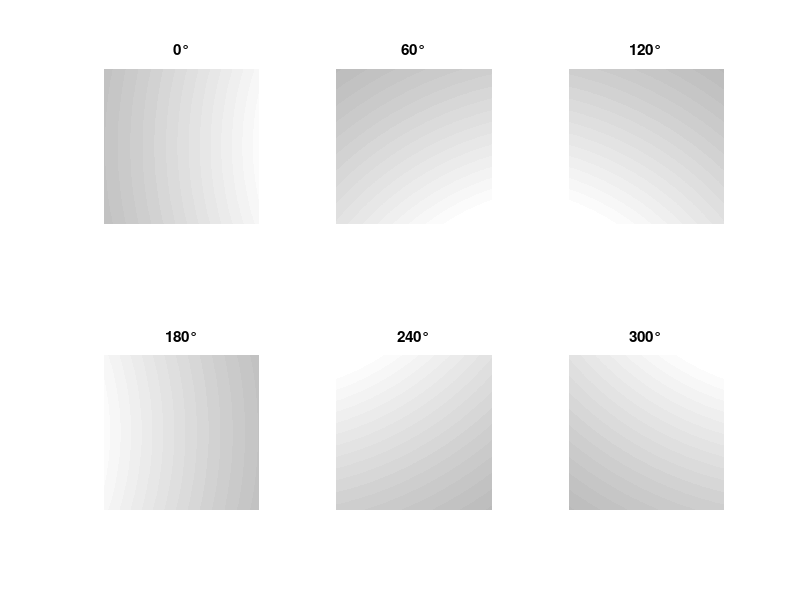

Source code (MATLAB): (Note: this script raises an error after producing the figure.)
%   Title: A new ring-light photometric stereo compensation method
%
%   Author: Hao Fan.
%   Created: March 25, 2020.

clear; close all; clc;
addpath(genpath(pwd));
%% ring-light photometric stereo with 6 lights following Quadratic attenuation
% 6对称光照方向，逆平方距离衰减
g_pic_num = 6;
shadowThresh = 0.01;

%% main light direction (光照方向)
L = zeros(3, g_pic_num);
Slant = 45;
Slant_sin = sin(Slant/180*pi);
Slant_cos = cos(Slant/180*pi);
for i = 1:g_pic_num
    Tilt = (i-1) * 360/g_pic_num;

    L(1,i) = Slant_sin * cos(Tilt/180*pi);
    L(2,i) = Slant_sin * sin(Tilt/180*pi);
    L(3,i) = Slant_cos;
end

%% Simulation for a flat plane. normal=(0,0,1) (图像仿真,仿真一个平面)
w1 = 600; h1 = 600;
[X,Y]= meshgrid(1:w1, 1:h1);

scale = 3; %6-5,3-10,2-15,1.5-20
x = (X - 300)/scale; %+-10 length(长)
y = (Y - 300)/scale; %+-10 width(宽)

r = 400; h = 400;
d1 = sqrt( (x - r).^2 + y.^2 + h^2 );
d2 = sqrt( (x - r/2).^2 + (y-sqrt(3)*r/2).^2 + h^2 );
d3 = sqrt( (x + r/2).^2 + (y-sqrt(3)*r/2).^2 + h^2 );
d4 = sqrt( (x + r).^2 + y.^2 + h^2 );
d5 = sqrt( (x + r/2).^2 + (y+sqrt(3)*r/2).^2 + h^2 );
d6 = sqrt( (x - r/2).^2 + (y+sqrt(3)*r/2).^2 + h^2 );

I0 = 10000; para_attenuation = 1;
I1 = I0./(d1.^para_attenuation);
I2 = I0./(d2.^para_attenuation);
I3 = I0./(d3.^para_attenuation);
I4 = I0./(d4.^para_attenuation);
I5 = I0./(d5.^para_attenuation);
I6 = I0./(d6.^para_attenuation);

% Adjust the imaging value in [0 255] (图像亮度调整到[0 255])
max_I = max([prctile(I1(:), 99),prctile(I2(:), 99),prctile(I3(:), 99),prctile(I4(:), 99),prctile(I5(:), 99),prctile(I6(:), 99)]);
I1 = I1/max_I * 255;
I2 = I2/max_I * 255;
I3 = I3/max_I * 255;
I4 = I4/max_I * 255;
I5 = I5/max_I * 255;
I6 = I6/max_I * 255;
figure; subplot(2,3,1); imshow(uint8(I1)); title('0°'); subplot(2,3,2); imshow(uint8(I2)); title('60°'); subplot(2,3,3); imshow(uint8(I3)); title('120°');
subplot(2,3,4); imshow(uint8(I4)); title('180°'); subplot(2,3,5); imshow(uint8(I5)); title('240°'); subplot(2,3,6); imshow(uint8(I6)); title('300°');

%% Read images (读入图片)
[M, N, C] = size(I1);
I = ones(M, N, g_pic_num);
I(:,:,1) = I1;
I(:,:,2) = I2;
I(:,:,3) = I3;
I(:,:,4) = I4;
I(:,:,5) = I5;
I(:,:,6) = I6;

%% Size of the image (图像的尺度信息)
[g_rows, g_cols] = size(I1);
g_length = g_rows * g_cols;

% Create a shadow mask.
shadow_mask = (I > shadowThresh);
se = strel('disk', 2);
for i = 1:g_pic_num
  % Erode the shadow map to handle de-mosaiking artifact near shadow boundary.
  shadow_mask(:,:,i) = imerode(shadow_mask(:,:,i), se);
end

[rho, n] = PhotometricStereo(I, shadow_mask, L);

%% Visualize the normal map. axis xy;
% N_RGB(:,:,1)  = (n(:,:,1) + 1) / 2;
% N_RGB(:,:,2)  = (n(:,:,2) + 1) / 2;
% N_RGB(:,:,3)  = n(:,:,3);
% figure; imshow(N_RGB); title('normal');
% figure; imshow(rho);

%% Estimate depth map from the normal vectors.
fprintf('Estimating depth map from normal vectors...\n');
p = -n(:,:,1) ./ n(:,:,3);
q = -n(:,:,2) ./ n(:,:,3);
p(isnan(p)) = 0; 
q(isnan(q)) = 0;

figure; subplot(1,2,1); mesh(p); title('Gradient p'); xlabel('x(pixel)'); ylabel('y(pixel)'); zlabel('p(pixel)');
subplot(1,2,2); mesh(q); title('Gradient q'); xlabel('x(pixel)'); ylabel('y(pixel)'); zlabel('q(pixel)');
set(gcf,'unit','centimeters','position',[10 5 11 5]);

%% integration
Height_poisson =poisson_solver_function_neumann(p, q);
% Height_poisson = flipud(Height_poisson);
% figure;mesh(Height_poisson); title('积分高度(像素)')

%% The propsed method to fit the bias. (拟合 y - namda * H  = a x.^2 + b y.^2 + c x + d y + f;)
index = floor(randi(length(Height_poisson(:)),200,1));
Height_diff = Height_poisson(index) - 0; % 像素尺度
[y, x] = ind2sub(size(Height_poisson), index); %ind2sub得到的是行列，注意 行列 与 xy 相反
AA = [x.^2, y.^2, x, y, ones(length(x),1)];

% 方法1：矩阵除法
para = AA \ Height_diff;

% Compute the corrected height (根据参数计算真实结果)
[m, n] = size(Height_poisson); %size 得到的是行列
[xx, yy] = meshgrid(1:n, 1:m);          %注意行、列，和x，y的对应关系 % 注意像素尺度，不能混淆！！
fitted_height = [xx(:).^2, yy(:).^2, xx(:), yy(:), ones(m*n,1)] * para(:);
Height_correct = Height_poisson(:) - fitted_height;
Height_correct = reshape(Height_correct, m, n);
fitted_height = reshape(fitted_height, m, n);

figure; subplot(1,4,1); mesh(Height_poisson); title('Initial Height'); xlabel('x(pixel)'); ylabel('y(pixel)'); zlabel('Initial Height(pixel)'); 
subplot(1,4,2); mesh(fitted_height); title('Fitted Bias Height'); xlabel('x(pixel)'); ylabel('y(pixel)'); zlabel('Fitted Height(pixel)');
subplot(1,4,3); mesh(Height_correct); title('Correct Height'); xlabel('x(pixel)'); ylabel('y(pixel)'); zlabel('Correct Height(pixel)');
% set(gcf,'unit','centimeters','position',[10 5 13 6]);

% Height Error Analysis
Height_d = Height_correct - 0; % 像素尺度
disp(['平均高度误差：' num2str(mean(mean(abs(Height_d)))) '像素']);

%figure; mesh(Height_d/scale); title('Height error(mm)');colorbar;
disp(['平均高度误差：' num2str(mean(mean(abs(Height_d/scale)))) '毫米']);

% Angle error Analysis (偏差角度的误差分析)
% 法向没有尺度，但是要确认光度立体高度积分的尺度都是像素，或都是真实尺度；混淆后计算的法向是错误的！！！
[p_correct,q_correct] = gradient(Height_correct);
bb = sqrt(p_correct.^2 + q_correct.^2 + 1);
% Ninit(:,:,1) = - p_correct./bb;
% Ninit(:,:,2) = - q_correct./bb;
% Ninit(:,:,3) = 1./bb;
Height_n_error = acos(1./bb)/pi * 180;

% figure; subplot(1,2,1); mesh(Height_d); title('Height error'); xlabel('x(pixel)'); ylabel('y(pixel)'); zlabel('Height error(pixel)');
subplot(1,4,4);mesh(Height_n_error); title('Angle error');  xlabel('x(pixel)'); ylabel('y(pixel)'); zlabel('Angle error(pixel)');
set(gcf,'unit','centimeters','position',[10 5 25 5]);

disp(['平均角度误差：' num2str(mean(mean(Height_n_error))) '度']);